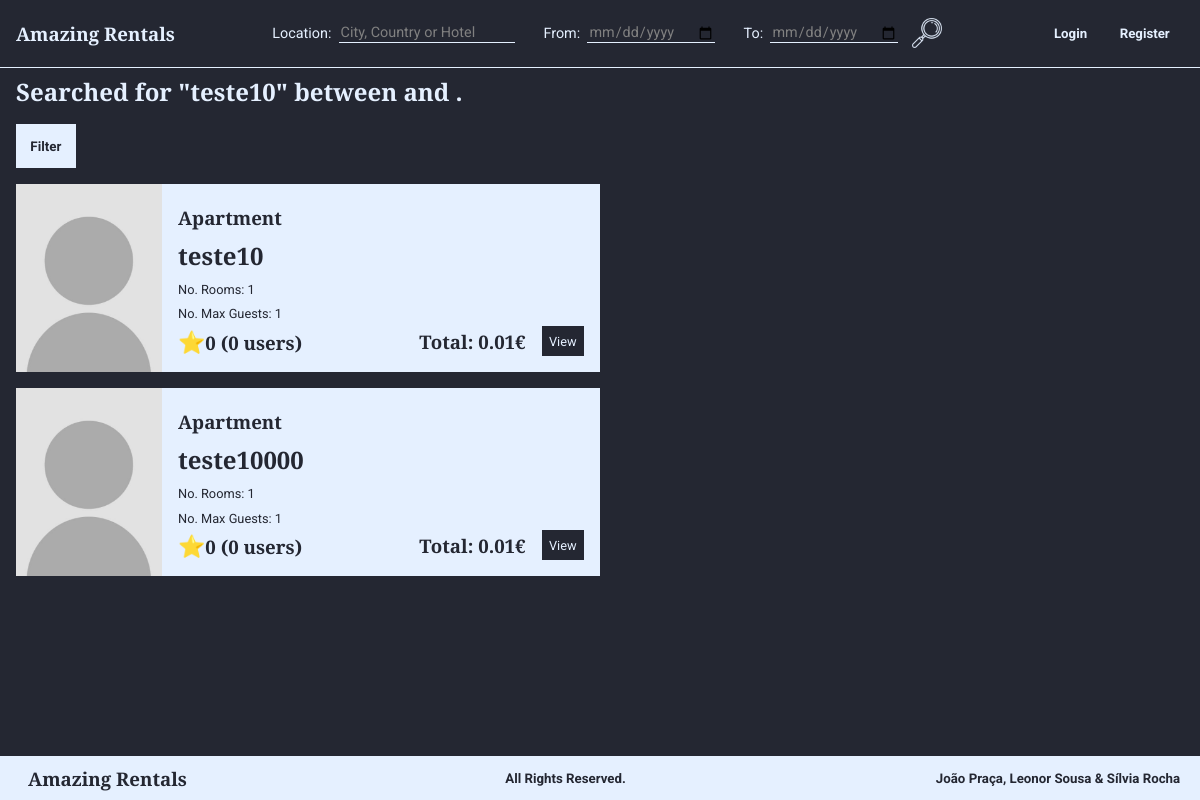
Screenshot of /listSearch.php?location=teste10 with the database file from the repository.
### tables this page shows
CREATE TABLE Habitacao (
    idHabitacao INTEGER PRIMARY KEY,
    nome        TEXT,
    numQuartos  INTEGER CHECK (numQuartos > 0), 
    maxHospedes INTEGER CHECK (maxHospedes > 0),  
    precoNoite  REAL    CHECK (precoNoite > 0), 
    taxaLimpeza REAL CHECK (taxaLimpeza >= 0), 
    descricao   TEXT,
    latitude    REAL    CHECK(latitude>=-90 and latitude<=90),
    longitude   REAL    CHECK(longitude>=-180 and longitude<=180),
    morada      TEXT,
    idCidade    INTEGER REFERENCES Cidade(idCidade) ON DELETE RESTRICT ON UPDATE RESTRICT, 
    idUtilizador INTEGER REFERENCES Utilizador(idUtilizador) ON DELETE CASCADE ON UPDATE CASCADE,
    idTipo      INTEGER REFERENCES TipoDeHabitacao (idTipo) ON DELETE SET NULL ON UPDATE CASCADE, 
    idPolitica  INTEGER REFERENCES PoliticaDeCancelamento (idPolitica) ON DELETE RESTRICT ON UPDATE CASCADE
);

CREATE TABLE TipoDeHabitacao (
    idTipo  INTEGER PRIMARY KEY,
    nome    VARCHAR(30) UNIQUE NOT NULL
);

### database/habitations.php (called while the page is built, shortened)
<?php
function getHabitationsCity($city, $type, $minNumberGuests, $minNumberBedroom, $minPriceNight, $maxPriceNight){
    global $db;
    $stmt = $db->prepare('SELECT Habitacao.* FROM Habitacao JOIN cidade USING (idCidade)
    WHERE cidade.nome = ? AND idTipo like ? AND Habitacao.maxHospedes >= ? AND Habitacao.numQuartos >= ? AND Habitacao.precoNoite >= ? AND Habitacao.precoNoite <= ? ORDER BY nome');
    $stmt->execute(array($city, $type, $minNumberGuests, $minNumberBedroom, $minPriceNight, $maxPriceNight));
    return $stmt->fetchAll();
}
function getHabitationsCountry($country, $type, $minNumberGuests, $minNumberBedroom, $minPriceNight, $maxPriceNight){
    global $db;
    $stmt = $db->prepare('SELECT Habitacao.* FROM Habitacao JOIN cidade USING (idCidade) JOIN Pais USING (idPais) JOIN TipoDeHabitacao USING (idTipo)
    WHERE Pais.nome = ? AND idTipo like ? AND Habitacao.maxHospedes >= ? AND Habitacao.numQuartos >= ? AND Habitacao.precoNoite >= ? AND Habitacao.precoNoite <= ? ORDER BY nome');
    $stmt->execute(array($country, $type, $minNumberGuests, $minNumberBedroom, $minPriceNight, $maxPriceNight));
    return $stmt->fetchAll();
}
function getHabitationsHabitationName($name, $type, $minNumberGuests, $minNumberBedroom, $minPriceNight, $maxPriceNight){
    global $db;
    $stmt = $db->prepare('SELECT Habitacao.* FROM Habitacao JOIN TipoDeHabitacao USING (idTipo)
    WHERE Habitacao.nome like ? AND idTipo like ? AND Habitacao.maxHospedes >= ? AND Habitacao.numQuartos >= ? AND Habitacao.precoNoite >= ? AND Habitacao.precoNoite <= ? ORDER BY nome');
    $stmt->execute(array("%$name%", $type, $minNumberGuests, $minNumberBedroom, $minPriceNight, $maxPriceNight));
    return $stmt->fetchAll();
}
function getHabitations($location, $type, $minNumberGuests, $minNumberBedroom, $minPriceNight, $maxPriceNight){
    if($minPriceNight == null)
        $minPriceNight = 0;
    $habitations = array_merge(getHabitationsCity($location, $type, $minNumberGuests, $minNumberBedroom, $minPriceNight, $maxPriceNight),
    getHabitationsCountry($location, $type, $minNumberGuests, $minNumberBedroom, $minPriceNight, $maxPriceNight),
    getHabitationsHabitationName($location, $type, $minNumberGuests, $minNumberBedroom, $minPriceNight, $maxPriceNight));
    return array_unique($habitations, SORT_REGULAR);
}
function getNameType($id){
    global $db;
    $stmt = $db->prepare('SELECT nome FROM TipoDeHabitacao WHERE idTipo=?');
    $stmt->execute(array($id));
    return $stmt->fetch();
}
function getHabitationPictures($id){
    global $db;
    $stmt = $db->prepare('SELECT * FROM Imagem WHERE idHabitacao=?');
    $stmt->execute(array($id));
    return $stmt->fetchAll();
}
?>

### templates/common/filter.php (the view, shortened to what this page needs)
<button id="filter_button">Filter</button>
                    <?php
                    include_once('database/connection.php');
                    include_once('database/habitations.php');
                    ?>

### listSearch.php (shortened to what this page needs)
<?php
    include_once('database/connection.php');
    include_once('database/habitations.php');
    include_once('templates/common/header.php');
    echo '<h2 class="subtitle">Searched for "'.$_GET['location'].'" between '.$_GET['dateFrom'].' and '.$_GET['dateTo'].'.</h2>';
    echo '<div class="list_properties_options">';
    include_once("templates/common/filter.php");
    echo '</div>';
    if(isset($_GET['types']))
        $type = $_GET['types'];
    else
        $type = "%";
    if(isset($_GET['minNumberGuests']))
        $minNumberGuests = $_GET['minNumberGuests'];
    else
        $minNumberGuests = 1;
    if(isset($_GET['minNumberBedrooms']))
        $minNumberBedrooms = $_GET['minNumberBedrooms'];
    else
        $minNumberBedrooms = 1;
    if(isset($_GET['minPriceNight']))
        $minPriceNight = $_GET['minPriceNight'];
    else
        $minPriceNight = 0;
    if(isset($_GET['maxPriceNight']))
        $maxPriceNight = $_GET['maxPriceNight'];
    else
        $maxPriceNight = 99999;
    $properties = getHabitations($_GET['location'], $type, $minNumberGuests, $minNumberBedrooms, $minPriceNight, $maxPriceNight);
    $datetime1 = strtotime($_GET['dateFrom'] . ' 00:00:00');
    $datetime2 = strtotime($_GET['dateTo'] . ' 00:00:00');
    $secs = $datetime2 - $datetime1;
    $days = $secs / 86400;
    foreach ($properties as $habitation){
        include("templates/properties/viewSearchProperty.php");
    }
    include_once('templates/common/footer.php');
?>

### templates/properties/viewSearchProperty.php (shortened to what this page needs)
<section class="propertySearch">
    <?php
        include_once("database/connection.php");
        include_once("database/habitations.php");
        $pictures=getHabitationPictures($habitation['idHabitacao']);
        if ($pictures != null){
            echo '<img src=' . $pictures[0]['urlImagem'] . 'alt=' . $pictures[0]['legenda'] . '>';
        }
        else{
            echo '<img src="images/ownerPicture.jpg" alt="Habitation Picture">';
        }
        $total = $habitation['precoNoite']*$days+$habitation['taxaLimpeza'];
        $rating=0;
        $n=0;
    ?>
    <div class="rightText">
        <h3><?=getNameType($habitation['idTipo'])['nome']?></h3>
        <h1><?=$habitation['nome']?></h1>
        <p>No. Rooms: <?=$habitation['numQuartos']?></p>
        <p>No. Max Guests: <?=$habitation['maxHospedes']?></p>
        <div class="horizontalElements">
            <h3 id="rating"><?=$rating?> (<?=$n?> users)</h3>
            <h3>Total: <?=$total?>€</h3>
            <a href="viewProperty.php?id=<?=$habitation['idHabitacao']?>&dateFrom=<?=$_GET['dateFrom']?>&dateTo=<?=$_GET['dateTo']?>" class="submit"><p>View</p></a>
        </div>
    </div>
</section>

### style.css (style rules this page uses)
:root { --myDarkBlue: #242732; --myLightBlue: #E5F0FF; --titlesFont: Arvo, Courier, sans-serif; --bodyFont: Roboto, sans-serif; }
h1, h2, h3 { font-family: var(--titlesFont); margin: 0 0.5em 0 0; }
h4, h5, h6, p, span, input, label, tr, a, #filter_button { font-family: var(--bodyFont); }
p { font-size: 0.8em; }
a { color: var(--myLightBlue) }
body { background-color: var(--myDarkBlue); color: var(--myLightBlue); }
.submit { background: var(--myDarkBlue); color: var(--myLightBlue); text-align: center; border-style: solid; border-width: thin; border-color: var(--myDarkBlue); }
.propertyShort, .reservationShort, .propertySearch { background: var(--myLightBlue); color: var(--myDarkBlue); }
.propertyShort a, .reservationShort a, .propertySearch a { text-decoration: none; }
.list_properties_options h5, .list_properties_options #filter_button { background-color: var(--myLightBlue); color: var(--myDarkBlue); border-style: solid; border-width: thin; border-color: var(--myLightBlue); font-weight: bold; }
.list_properties_options a, button { text-decoration: none; }
#rating { display: block; }
#rating::before { content: '\2B50'; font-size: 1.17em; }

### layout.css (style rules this page uses)
html, body { height: 100%; }
body { display: flex; flex-direction: column; margin: 0; padding: 0; }
.propertyShort, .reservationShort, .propertySearch { width: calc(50% - 1rem); display: flex; margin: 1rem; }
.propertyShort img, .reservationShort img, .propertySearch img { object-fit: cover; width: 25%; }
.rightText { display: flex; flex-direction: column; justify-content: flex-start; padding: 1rem; width: 75%; }
.rightText h1, h3, h4, p { margin: 0; padding: 0.3rem 0 0.3rem 0; }
.horizontalElements { display: flex; justify-content: flex-end; align-items: center; margin-top: auto; }
.horizontalElements a { margin-left: 1em; }
.horizontalElements h3 { padding: 0; }
.horizontalElements p { padding: 0.5em; }
#rating { margin-right: auto; }
.list_properties_options { display: flex; margin: 1rem; }
.list_properties_options h5, #filter_button { margin: 0 1rem 0 0; padding: 1em; }
.subtitle { margin: 1rem; }

### rows the page displays
habitacao: idTipo.nome "Apartment", nome "teste10", numQuartos "1", maxHospedes "1", n "0", precoNoite "0.01"
habitacao: idTipo.nome "Apartment", nome "teste10000", numQuartos "1", maxHospedes "1", n "0", precoNoite "0.01"

### other values shown
$_GET['location'] "teste10"
